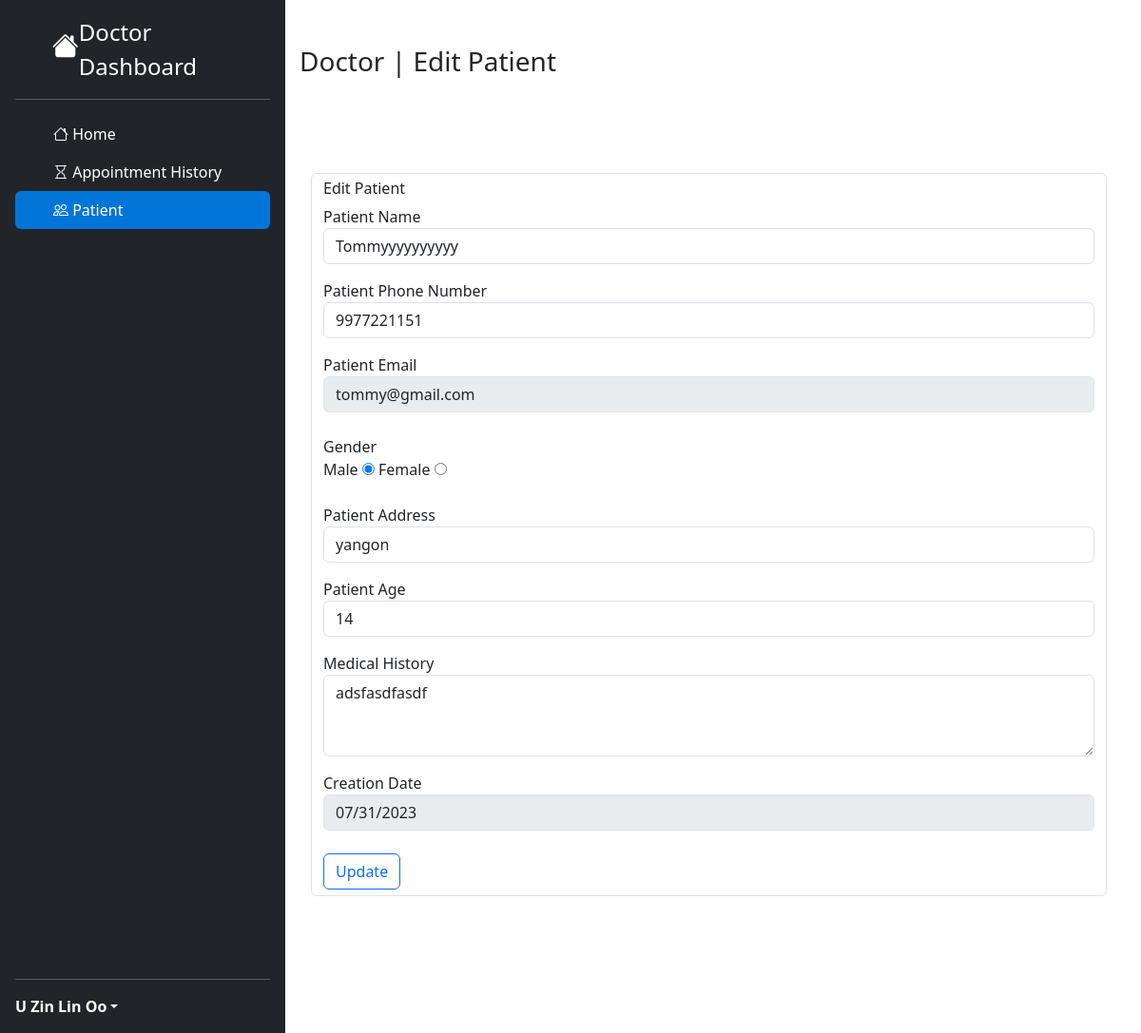
The app's page /doctor/editpatient.php?patientid=1 (signed in) with its own data.
### tables this page shows
CREATE TABLE `doctors` (
  `id` int(11) NOT NULL,
  `specialization` int(11) NOT NULL,
  `name` varchar(255) NOT NULL,
  `address` varchar(255) NOT NULL,
  `fees` int(11) NOT NULL,
  `contactno` bigint(15) NOT NULL,
  `email` varchar(255) NOT NULL,
  `password` varchar(255) NOT NULL,
  `createDate` date NOT NULL DEFAULT current_timestamp(),
  `updateDate` date NOT NULL DEFAULT current_timestamp()
);

CREATE TABLE `patients` (
  `id` int(11) NOT NULL,
  `name` varchar(255) NOT NULL,
  `phone` bigint(15) NOT NULL,
  `email` varchar(255) NOT NULL,
  `gender` varchar(255) NOT NULL,
  `address` varchar(255) NOT NULL,
  `age` int(3) NOT NULL,
  `medical_history` text NOT NULL,
  `doctor_id` int(11) NOT NULL,
  `createDate` date NOT NULL DEFAULT current_timestamp(),
  `updateDate` date NOT NULL DEFAULT current_timestamp()
);

### Controller/queries.ctr.php (called while the page is built, shortened)
<?php
require 'connecttodb.pdo.php';
class queries
{
  public function select($table, $id)
  {
    global $pdo;
    $stmt = $pdo->prepare("SELECT * FROM $table WHERE id=$id");
    $stmt->execute();
    return $stmt->fetch(PDO::FETCH_ASSOC);
  }
}
?>

### doctor/editpatient.php (the view, shortened to what this page needs)
<?php
include '../Resources/bootstrap.res.php';
include '../Controller/queries.ctr.php';
$query = new queries();
?>
<!DOCTYPE html>
<html lang="en" dir="ltr">
  <head>
  </head>
  <body>
    <?php
    $id = $_GET['patientid'];
    $patientdata = $query->select('patients', $id);
    ?>
    <div class="row" style="margin: 0px !important; margin-left: -12px !important;">
      <div class="col-3">
        <?php
        include 'sidebar.php';
        ?>
      </div>
      <div class="col-9">
        <div class="container mt-5">
          <h3>Doctor | Edit Patient</h3>
          <div class="container" style="margin-top:100px;">
            <form class="form-control" action="" method="post">
              <h6>Edit Patient</h6>
              <label>Patient Name</label>
              <input type="text" name="name" class="form-control" value="<?php echo $patientdata['name']; ?>">
              <label>Patient Phone Number</label>
              <input type="text" name="phone" class="form-control" value="<?php echo $patientdata['phone']; ?>">
              <label>Patient Email</label>
              <input type="email" name="email" class="form-control" disabled value="<?php echo $patientdata['email']; ?>">
              <br>
              <label>Gender</label>
              <br>
              Male
              <input type="radio" name="gender" value="Male" <?php if($patientdata['gender'] == 'Male'){echo 'checked';} ?>>
              Female
              <input type="radio" name="gender" value="Female" <?php if($patientdata['gender'] == 'Female'){echo 'checked';} ?>>
              <br><br>
              <label>Patient Address</label>
              <input type="text" name="address" class="form-control" value="<?php echo $patientdata['address']; ?>">
              <label>Patient Age</label>
              <input type="number" name="age" class="form-control" value="<?php echo $patientdata['age']; ?>">
              <label>Medical History</label>
              <textarea name="medicalhistory" rows="3" cols="80" class="form-control" ><?php echo $patientdata['medical_history']; ?></textarea>
              <label>Creation Date</label>
              <input type="date" name="date" class="form-control" disabled value="<?php echo $patientdata['createDate']; ?>">
              <br>
              <button type="submit" class="btn btn-outline-primary">Update</button>
            </form>
            <br><br><br><br><br><br>
          </div>
        </div>
      </div>
    </div>
  </body>
</html>

### doctor/sidebar.php (shortened to what this page needs)
<div class="d-flex flex-column flex-shrink-0 p-3 text-white bg-dark" style="width: 25%; height:100%; position:fixed;">
    <a href="/HospitalProgram/users/" class="d-flex align-items-center mb-3 mb-md-0 me-md-auto text-white text-decoration-none">
      <svg class="" width="40" height="32"><i class="bi bi-house-fill h3"></i></svg>
      <span class="fs-4">Doctor Dashboard</span>
    </a>
    <hr>
    <ul class="nav nav-pills flex-column mb-auto">
      <li class="nav-item">
        <a href="/HospitalProgram/doctor/" class="nav-link home" aria-current="page">
          <svg class="bi me-2" width="16" height="16"><i class="bi bi-house"></i> </svg>
          Home
        </a>
      </li>
      <li>
        <a href="/HospitalProgram/doctor/appointmenthistory.php" class="nav-link text-white appointmenthistory">
          <svg class="bi me-2" width="16" height="16"><i class="bi bi-hourglass"></i></svg>
          Appointment History
        </a>
      </li>
      <li>
        <a href="/HospitalProgram/doctor/appointmenthistory.php" class="nav-link text-white patient" data-bs-toggle="collapse" data-bs-target="#home-collapse" aria-expanded="true">
          <svg class="bi me-2" width="16" height="16"><i class="bi bi-people"></i></svg>
          Patient
        </a>
      </li>
    </ul>
    <hr>
    <div class="dropdown">
      <a href="#" class="d-flex align-items-center text-white text-decoration-none dropdown-toggle" id="dropdownUser1" data-bs-toggle="dropdown" aria-expanded="false">
        <?php
        $id = $_SESSION['userid'];
        $doctordatadata = $query->select('doctors', $id);
        ?>
        <strong><?php echo $doctordatadata['name']; ?></strong>
      </a>
    </div>
  </div>

### doctor/editpatient.php (style rules this page uses)
.home { color: white !important; }
.patient { background-color: #0275d8 !important; }

### records on screen
doctors: name "U Zin Lin Oo"
patients: name "Tommyyyyyyyyyy", phone "9977221151", email "tommy@gmail.com", gender "☑", address "yangon", age "14", medicalhistory "adsfasdfasdf", date "07/31/2023"
